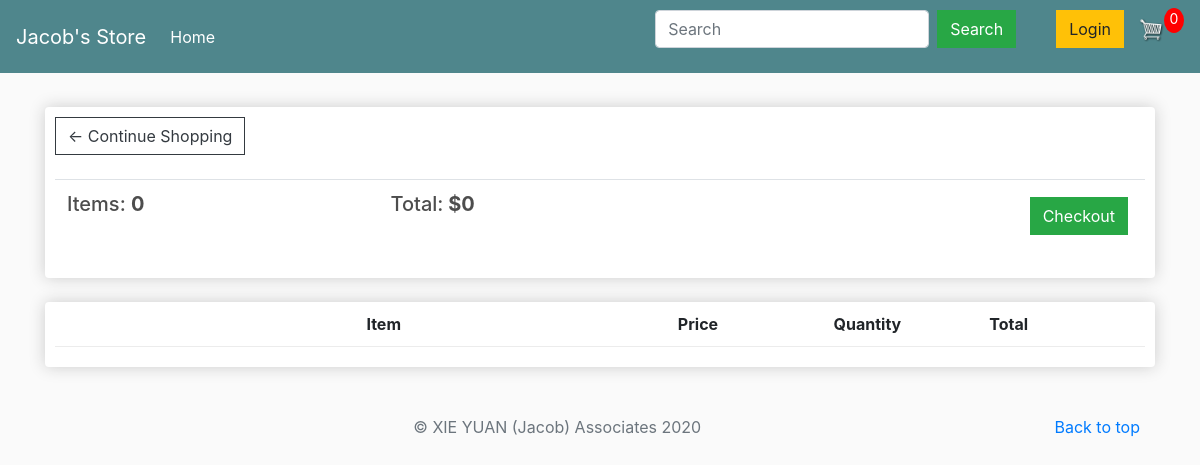
The page /cart/ (signed in) on the database as committed earlier.
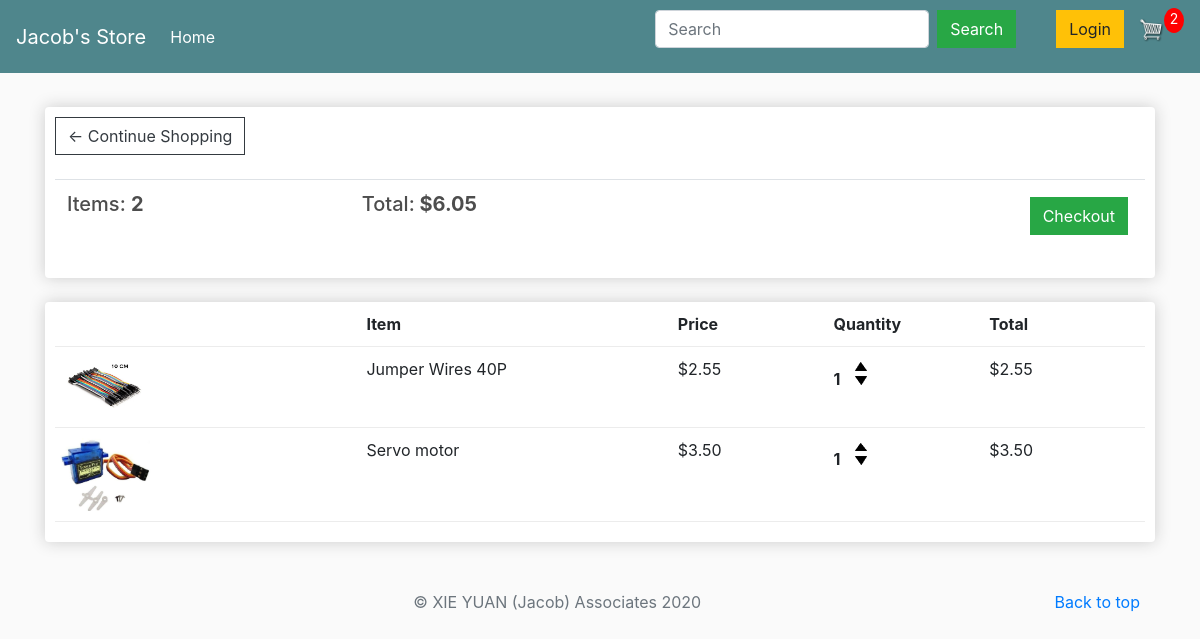
The same page on the database as committed later.
### store/models.py (models this page shows, shortened)
class Order(models.Model):
    customer = models.ForeignKey(
        Customer, on_delete=models.SET_NULL, null=True, blank=True)
    date_ordered = models.DateTimeField(auto_now_add=True)
    complete = models.BooleanField(default=False, null=True, blank=False)
    transaction_id = models.CharField(max_length=200, null=True)
    @property
    def get_total_price(self):
        orderitems = self.orderitem_set.all()
        total = sum([item.get_total for item in orderitems])
        return total
    @property
    def get_total_items(self):
        orderitems = self.orderitem_set.all()
        total = sum([item.quantity for item in orderitems])
        return total

class OrderItem(models.Model):
    product = models.ForeignKey(
        Product, on_delete=models.SET_NULL, null=True, blank=True)
    order = models.ForeignKey(
        Order, on_delete=models.SET_NULL, null=True, blank=True)
    quantity = models.IntegerField(default=0, null=True, blank=True)
    date_added = models.DateTimeField(auto_now_add=True)
    @property
    def get_total(self):
        return self.quantity * self.product.price

class Product(models.Model):
    name = models.CharField(max_length=200, null=True)
    price = models.DecimalField(max_digits=7, decimal_places=2)
    digital = models.BooleanField(default=False, null=True, blank=False)
    image = models.ImageField(null=True, blank=True)
    @property
    def imageURL(self):
        try:
            url = self.image.url
        except:
            url = ''
        return url

### store/views.py (the view)
# urls.py: path('cart/', views.cart, name="cart"),
def cart(request):
    data = cartData(request)
    cartTotalItems = data['cartTotalItems']
    order = data['order']
    items = data['items']
    context = {'items': items, 'order': order,
               'cartTotalItems': cartTotalItems}
    return render(request, 'store/cart.html', context)

### store/utils.py (called while the page is built)
def cartData(request):
    if request.user.is_authenticated:
        customer = request.user.customer
        order, created = Order.objects.get_or_create(
            customer=customer, complete=False)
        items = order.orderitem_set.all()
        cartTotalItems = order.get_total_items
    else:
        cookieData = cookieCart(request)
        cartTotalItems = cookieData['cartTotalItems']
        order = cookieData['order']
        items = cookieData['items']
    return {'cartTotalItems': cartTotalItems, 'order': order, 'items': items}

### store/templates/store/cart.html (shortened to what this page needs)
{% extends 'store/main.html' %} {% load static %} {% block content %}
<div class="row">
  <div class="col-lg-12">
    <div class="box-element">
      <a class="btn btn-outline-dark" href="{% url 'store' %}"
        >&#x2190; Continue Shopping</a
      >
      <br />
      <br />
      <table class="table">
        <tr>
          <th>
            <h5>Items: <strong>{{ order.get_total_items }}</strong></h5>
          </th>
          <th>
            <h5>Total:<strong> ${{ order.get_total_price}}</strong></h5>
          </th>
          <th>
            <a
              style="float: right; margin: 5px;"
              class="btn btn-success"
              href="{% url 'checkout' %}"
              >Checkout</a
            >
          </th>
        </tr>
      </table>
    </div>
    <br />
    <div class="box-element">
      <div class="cart-row">
        <div style="flex: 2;"></div>
        <div style="flex: 2;"><strong>Item</strong></div>
        <div style="flex: 1;"><strong>Price</strong></div>
        <div style="flex: 1;"><strong>Quantity</strong></div>
        <div style="flex: 1;"><strong>Total</strong></div>
      </div>
      {% for item in items %}
      <div class="cart-row">
        <div style="flex: 2;">
          <img class="row-image" src="{{ item.product.imageURL }}" />
        </div>
        <div style="flex: 2;"><p>{{ item.product.name }}</p></div>
        <div style="flex: 1;">
          <p>${{ item.product.price}}</p>
        </div>
        <div style="flex: 1;">
          <p class="quantity">{{ item.quantity }}</p>
          <div class="quantity">
            <img
              data-product="{{item.product.id}}"
              data-action="add"
              class="chg-quantity update-cart"
              src="{% static  'images/arrow-up.png' %}"
            />
            <img
              data-product="{{item.product.id}}"
              data-action="remove"
              class="chg-quantity update-cart"
              src="{% static  'images/arrow-down.png' %}"
            />
          </div>
        </div>
        <div style="flex: 1;"><p>${{ item.get_total }}</p></div>
      </div>
      {% endfor %}
    </div>
  </div>
  {% endblock content %}

Rows that differ between the two databases and show on the page:
computed for Order: get_total_items "0" → "2"; get_total_price "0" → "6.05"
added OrderItem: product.imageURL (picture), product.name "Jumper Wires 40P", product.price "2.55", quantity "1", get_total "2.55"
added OrderItem: product.imageURL (picture), product.name "Servo motor", product.price "3.50", quantity "1", get_total "3.50"
Other text that changed with them:
{{ cartTotalItems }}: "0" → "2"
